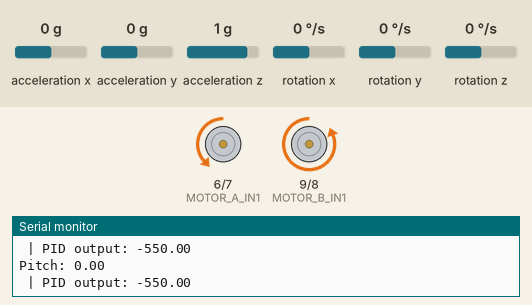
Simulated run of this sketch. Board: Arduino Uno, built with avr-gcc and run on an emulated ATmega328P. Shown: motor-driver pin pairs drawn as motors (green arrow = first pin HIGH = forward, orange = second pin HIGH = backward, longer = more drive, scaled by the enable pin), the last lines printed to the serial monitor. Wiring (inferred from the names in the program): MPU-6050 motion sensor at I2C address 0x68. Inputs (shaded band) come from the test bench; at power-on: acceleration x 0 g, acceleration y 0 g, acceleration z 1 g, rotation x 0 °/s, rotation y 0 °/s, rotation z 0 °/s.

Above: at 1.2 s.
1.3 s: acceleration x set to -1.4 g
At 1.9 s:
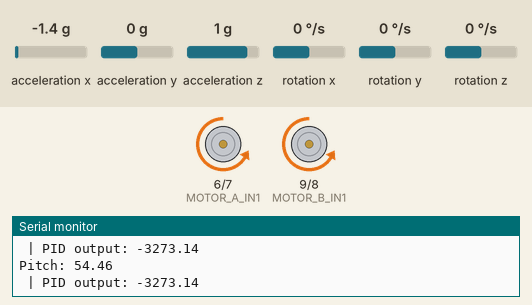
2.8 s: acceleration x set to 0.8 g
At 4.0 s:
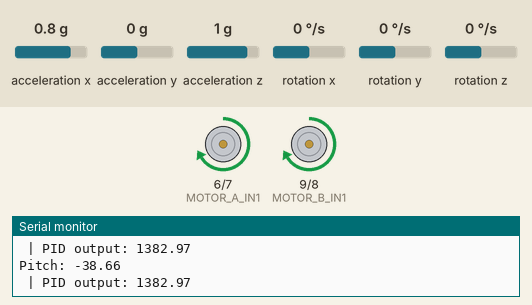
4.3 s: acceleration y set to -1.4 g
At 5.1 s:
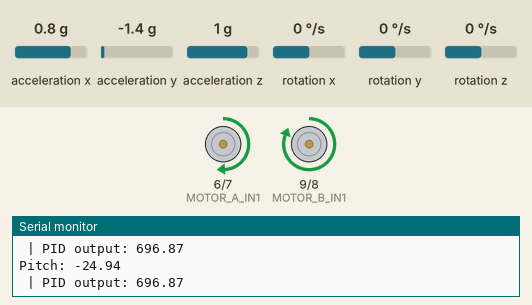
5.8 s: acceleration x set to 0 g
At 7.0 s:
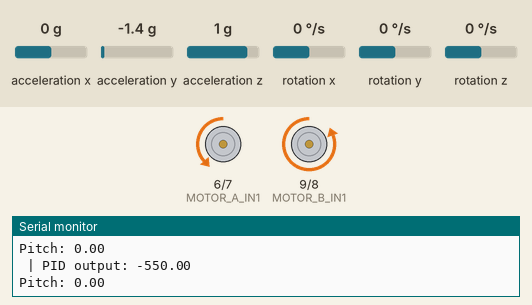
7.3 s: acceleration x set to -0.8 g
At 8.1 s:
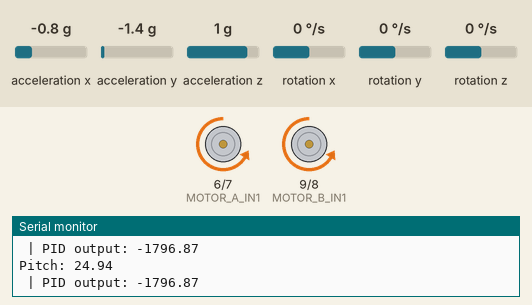
8.8 s: acceleration x set to 0.1 g
At 10.3 s:
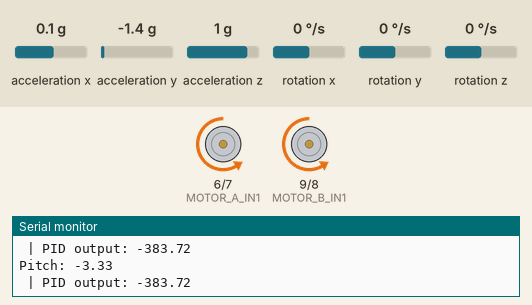
Timing chart, 0 to 11.3 s (numbered marks = the images above; inputs shaded):
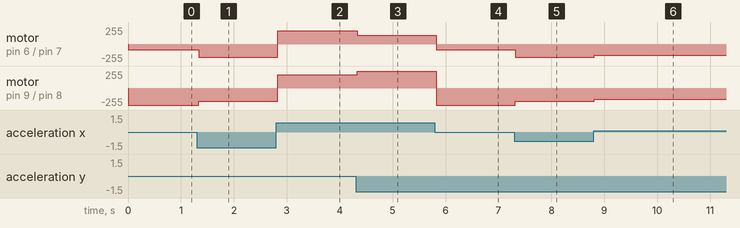

Measured:
- after the input at 1.3 s, motor on pin 6 (MOTOR_A_IN1) / pin 7 (MOTOR_A_IN2): backward 88/255 → backward 200/255 at once; motor on pin 9 (MOTOR_B_IN1) / pin 8 (MOTOR_B_IN2): backward 255/255 → backward 200/255 at once
- after the input at 2.8 s, motor on pin 6 (MOTOR_A_IN1) / pin 7 (MOTOR_A_IN2), motor on pin 9 (MOTOR_B_IN1) / pin 8 (MOTOR_B_IN2): backward 200/255 → forward 200/255 at once
- after the input at 4.3 s, motor on pin 6 (MOTOR_A_IN1) / pin 7 (MOTOR_A_IN2): forward 200/255 → forward 134/255 at once; motor on pin 9 (MOTOR_B_IN1) / pin 8 (MOTOR_B_IN2): forward 200/255 → forward 255/255 at once
- after the input at 5.8 s, motor on pin 6 (MOTOR_A_IN1) / pin 7 (MOTOR_A_IN2): forward 134/255 → backward 88/255 at once; motor on pin 9 (MOTOR_B_IN1) / pin 8 (MOTOR_B_IN2): forward 255/255 → backward 255/255 at once
- after the input at 7.3 s, motor on pin 6 (MOTOR_A_IN1) / pin 7 (MOTOR_A_IN2): backward 88/255 → backward 200/255 at once; motor on pin 9 (MOTOR_B_IN1) / pin 8 (MOTOR_B_IN2): backward 255/255 → backward 200/255 at once
- after the input at 8.8 s, motor on pin 6 (MOTOR_A_IN1) / pin 7 (MOTOR_A_IN2), motor on pin 9 (MOTOR_B_IN1) / pin 8 (MOTOR_B_IN2): backward 200/255 → backward 170/255 at once

The sketch:

pid_oficial.ino
```cpp
// #include <I2Cdev.h>
// #include <PID_v1.h>
// #include <MPU6050_6Axis_MotionApps20.h>
#include <Wire.h>

const byte MOTOR_A_PWM = 5;
const byte MOTOR_A_IN1 = 6;
const byte MOTOR_A_IN2 = 7;
const byte MOTOR_B_PWM = 10;
const byte MOTOR_B_IN1 = 9;
const byte MOTOR_B_IN2 = 8;

// PID
float Kp = 50.0, Ki = 0.0, Kd = 0.0;
float error = 0, prev_error = 0, integral = 0;


const int MPU_ADDR = 0x68;

int16_t ax, ay, az;
int16_t gx, gy, gz;


// Setearlos con la calibracion externa. También setear az_offset
int16_t gx_offset = 83, gy_offset = -61, gz_offset = -8;

float roll = 0, pitch = 0, yaw = 0;
float dt;
unsigned long lastTime;


void setup() {
  Wire.begin();
  Serial.begin(9600);

  pinMode(MOTOR_A_PWM, OUTPUT);
  pinMode(MOTOR_A_IN1, OUTPUT);
  pinMode(MOTOR_A_IN2, OUTPUT);
  pinMode(MOTOR_B_PWM, OUTPUT);
  pinMode(MOTOR_B_IN1, OUTPUT);
  pinMode(MOTOR_B_IN2, OUTPUT);

  Wire.beginTransmission(MPU_ADDR);
  Wire.write(0x6B);
  Wire.write(0);
  Wire.endTransmission(true);


  // Una vez hayamos calibrado, podemos sacar este:
  // calibrateGyro();

  lastTime = millis();
}

void loop() {
  readMPU6050();

  unsigned long now = millis();
  dt = (now - lastTime) / 1000.0;
  lastTime = now;

  float ax_f = ax, ay_f = ay, az_f = az;
  float denominator = sqrt(ay_f * ay_f + az_f * az_f);
  if (denominator < 0.0001) denominator = 0.0001;

  roll = atan2(ay_f, az_f) * 180.0 / PI;
  pitch = atan2(-ax_f, denominator) * 180.0 / PI;
  float gyro_z = (gz - gz_offset) / 131.0; // deg/s
  yaw += gyro_z * dt;

  // === PID ===
  // Cambiar esto con las configuraciones de calibración
  float setpoint = -11;
  error = setpoint - pitch;
  integral += error * dt;
  float derivative = (error - prev_error) / dt;
  float output = Kp * error + Ki * integral + Kd * derivative;
  prev_error = error;

  // Muestra datos
  Serial.print("Pitch: "); Serial.println(pitch);
  // Serial.print("Roll: "); Serial.println(roll);
  // Serial.print("Yaw: "); Serial.println(yaw);


  Serial.print(" | PID output: "); Serial.println(output);

  // Control motor A y B igual por ahora
  moverMotor(output, MOTOR_A_IN1, MOTOR_A_IN2, MOTOR_A_PWM);
  moverMotor(output, MOTOR_B_IN1, MOTOR_B_IN2, MOTOR_B_PWM);

  delay(50);
}

void moverMotor(float salidaPID, byte in1, byte in2, byte pwmPin) {
  int pwm = abs(salidaPID-50);
  if (pwm < 350) pwm = 0;
  if (pwm > 350 && pwm < 450) pwm = 170;
  if (pwm > 650) pwm = 200;

  if (salidaPID > 5) {
    digitalWrite(in1, HIGH);
    digitalWrite(in2, LOW);
    analogWrite(pwmPin, pwm);
  } else if (salidaPID < -5) {
    digitalWrite(in1, LOW);
    digitalWrite(in2, HIGH);
    analogWrite(pwmPin, pwm);
  } else {
    digitalWrite(in1, LOW);
    digitalWrite(in2, LOW);
    analogWrite(pwmPin, 0);
  }

  // Serial.print("PWM enviado: "); Serial.println(pwm);
}

void readMPU6050() {
  Wire.beginTransmission(MPU_ADDR);
  Wire.write(0x3B);
  Wire.endTransmission(false);
  Wire.requestFrom(MPU_ADDR, 14, true);

  ax = Wire.read() << 8 | Wire.read();
  ay = Wire.read() << 8 | Wire.read();
  az = Wire.read() << 8 | Wire.read();
  Wire.read(); Wire.read(); // Temperatura
  gx = Wire.read() << 8 | Wire.read();
  gy = Wire.read() << 8 | Wire.read();
  gz = Wire.read() << 8 | Wire.read();
}

void calibrateGyro() {
  long sumX = 0, sumY = 0, sumZ = 0;
  const int samples = 100;

  for (int i = 0; i < samples; i++) {
    readMPU6050();
    sumX += gx;
    sumY += gy;
    sumZ += gz;
    delay(5);
  }

  gx_offset = sumX / samples;
  gy_offset = sumY / samples;
  gz_offset = sumZ / samples;
}
```
